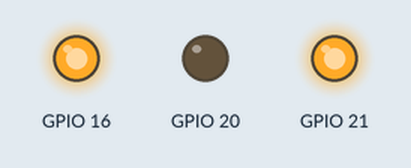
The program below on a simulated Raspberry Pi (BCM pin numbers). Shown: output pins drawn as LEDs (lit = HIGH). At 3.0 s the program stops and its outputs stay as they are.

Above: at 0.1 s.
At 3.1 s:
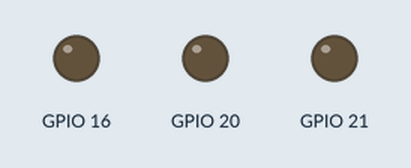
Timing chart, 0 to 4.5 s (numbered marks = the images above):
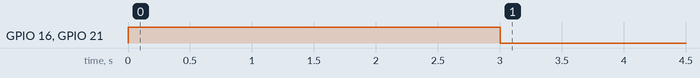

Measured:
- by itself, GPIO 16, GPIO 21: LOW → HIGH at 0.00 s, → LOW 3.0 s later

The program:

success0322_2.py
```python
import RPi.GPIO as GPIO
import time

GPIO.setmode(GPIO.BCM)
GPIO.setup(16,GPIO.OUT)
GPIO.setup(21,GPIO.OUT)
GPIO.setup(20,GPIO.OUT)

GPIO.output(16,True)
GPIO.output(21,True)
GPIO.output(20,False)

time.sleep(3)
GPIO.cleanup()
```
